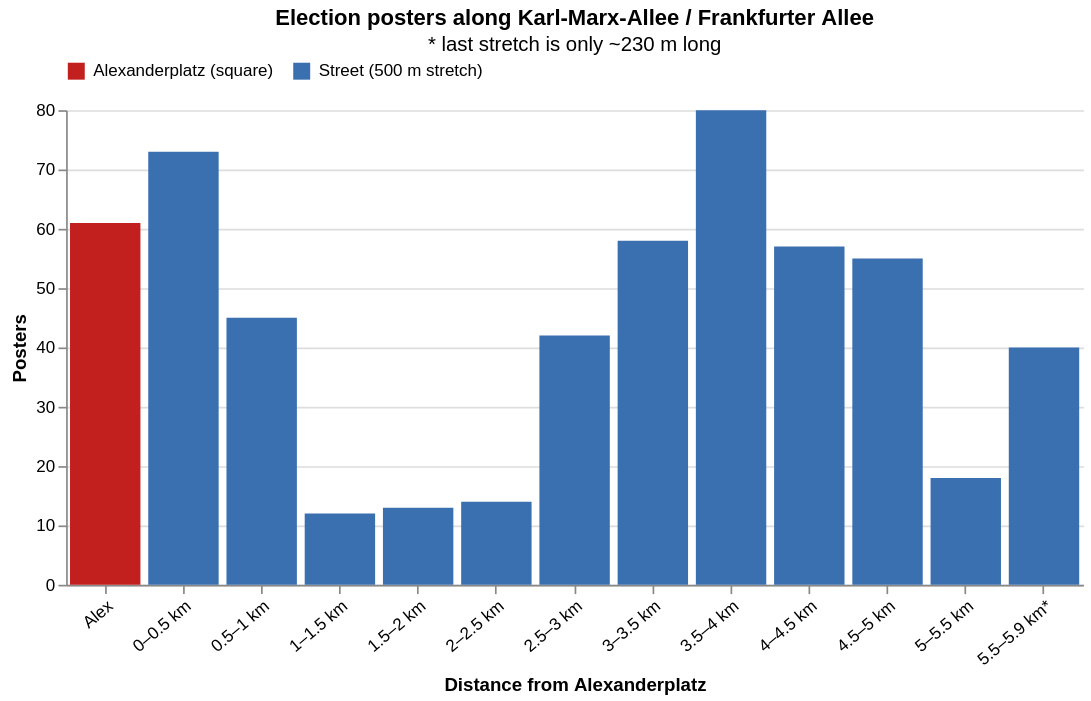

Here is the notebook cell this chart was saved with:
### Code cell
import altair as alt
alt.renderers.enable("html")
street_end_m = f_posters_by_area["dist_from_alex"].max()   # ≈ 5733 m

chart_data = count_of_posters.sort_values("stretch").copy()

# Readable labels: "Alex", "0–0.5 km", ... last one marked as shorter
def make_label(s):
    if s == -1:
        return "Alex"
    start = s * 0.5
    end = start + 0.5
    if end * 1000 > street_end_m:
        return f"{start:g}–{street_end_m/1000:.1f} km*"
    return f"{start:g}–{end:g} km"

chart_data["label"] = chart_data["stretch"].apply(make_label)
chart_data["kind"] = "Street (500 m stretch)"
chart_data.loc[chart_data["stretch"] == -1, "kind"] = "Alexanderplatz (square)"

order = chart_data["label"].tolist()   # keeps the ride order, not alphabetical

chart = alt.Chart(chart_data).mark_bar().encode(
    x=alt.X("label:O", sort=order, title="Distance from Alexanderplatz",
            axis=alt.Axis(labelAngle=-40)),
    y=alt.Y("count:Q", title="Posters", axis=alt.Axis()),
    color=alt.Color("kind:N", title=None,
        scale=alt.Scale(domain=["Alexanderplatz (square)", "Street (500 m stretch)"],
                        range=["#C21F1F", "#3A6FB0"]),
        legend=alt.Legend(orient="top")),
    tooltip=[alt.Tooltip("label:N", title="Section"),
             alt.Tooltip("count:Q", title="Posters")],
).properties(
    width=600, height=280,
    title=alt.Title("Election posters along Karl-Marx-Allee / Frankfurter Allee",
                    subtitle="* last stretch is only ~230 m long")
).configure_view(stroke=None)

chart

### Figure 1 — Vega-Lite specification as saved in the notebook (floating-point values rounded to 4 significant figures)
{"config": {"view": {"continuousWidth": 300, "continuousHeight": 300, "stroke": null}}, "data": {"name": "data-dd3b354b0878bfae00411fa94404a8cd"}, "mark": {"type": "bar"}, "encoding": {"color": {"field": "kind", "legend": {"orient": "top"}, "scale": {"domain": ["Alexanderplatz (square)", "Street (500 m stretch)"], "range": ["#C21F1F", "#3A6FB0"]}, "title": null, "type": "nominal"}, "tooltip": [{"field": "label", "title": "Section", "type": "nominal"}, {"field": "count", "title": "Posters", "type": "quantitative"}], "x": {"axis": {"labelAngle": -40}, "field": "label", "sort": ["Alex", "0–0.5 km", "0.5–1 km", "1–1.5 km", "1.5–2 km", "2–2.5 km", "2.5–3 km", "3–3.5 km", "3.5–4 km", "4–4.5 km", "4.5–5 km", "5–5.5 km", "5.5–5.9 km*"], "title": "Distance from Alexanderplatz", "type": "ordinal"}, "y": {"axis": {}, "field": "count", "title": "Posters", "type": "quantitative"}}, "height": 280, "title": {"text": "Election posters along Karl-Marx-Allee / Frankfurter Allee", "subtitle": "* last stretch is only ~230 m long"}, "width": 600, "$schema": "https://vega.github.io/schema/vega-lite/v6.4.1.json", "datasets": {"data-dd3b354b0878bfae00411fa94404a8cd": [{"stretch": -1, "count": 61, "label": "Alex", "kind": "Alexanderplatz (square)"}, {"stretch": 0, "count": 73, "label": "0–0.5 km", "kind": "Street (500 m stretch)"}, {"stretch": 1, "count": 45, "label": "0.5–1 km", "kind": "Street (500 m stretch)"}, {"stretch": 2, "count": 12, "label": "1–1.5 km", "kind": "Street (500 m stretch)"}, {"stretch": 3, "count": 13, "label": "1.5–2 km", "kind": "Street (500 m stretch)"}, {"stretch": 4, "count": 14, "label": "2–2.5 km", "kind": "Street (500 m stretch)"}, {"stretch": 5, "count": 42, "label": "2.5–3 km", "kind": "Street (500 m stretch)"}, {"stretch": 6, "count": 58, "label": "3–3.5 km", "kind": "Street (500 m stretch)"}, {"stretch": 7, "count": 80, "label": "3.5–4 km", "kind": "Street (500 m stretch)"}, {"stretch": 8, "count": 57, "label": "4–4.5 km", "kind": "Street (500 m stretch)"}, {"stretch": 9, "count": 55, "label": "4.5–5 km", "kind": "Street (500 m stretch)"}, {"stretch": 10, "count": 18, "label": "5–5.5 km", "kind": "Street (500 m stretch)"}, {"stretch": 11, "count": 40, "label": "5.5–5.9 km*", "kind": "Street (500 m stretch)"}]}}
